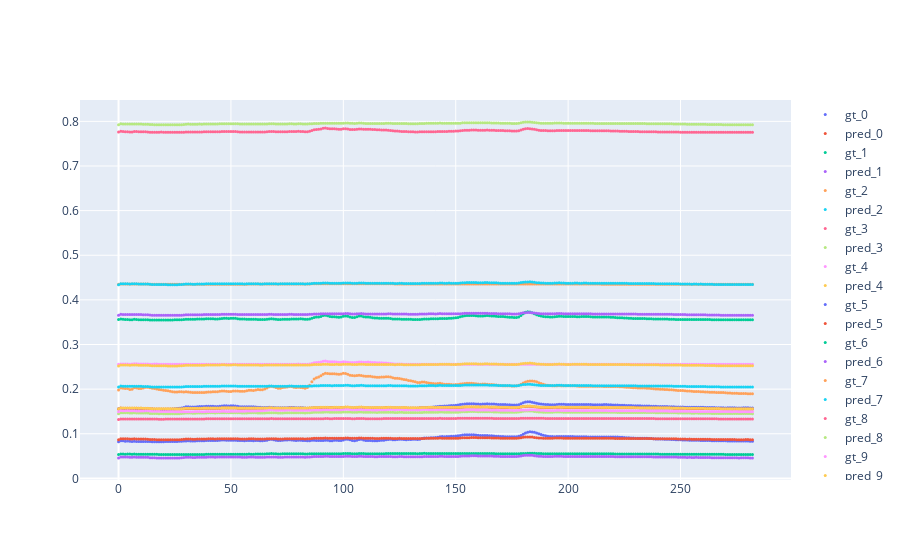

The cell this chart's notebook holds for it:
### Code cell
calcStats(test_batch)

### Figure 1 — Plotly figure (JSON) as saved in the notebook; plotly's stock layout.template omitted (floating-point values rounded to 4 significant figures; data arrays with more than 128 entries replaced by an {"elided": "..."} marker saying what was removed)
{"data": [{"marker": {"size": 3}, "mode": "markers", "name": "gt_0", "type": "scatter", "y": {"elided": "283 float values"}}, {"marker": {"size": 3}, "mode": "markers", "name": "pred_0", "type": "scatter", "y": {"elided": "283 float values"}}, {"marker": {"size": 3}, "mode": "markers", "name": "gt_1", "type": "scatter", "y": {"elided": "283 float values"}}, {"marker": {"size": 3}, "mode": "markers", "name": "pred_1", "type": "scatter", "y": {"elided": "283 float values"}}, {"marker": {"size": 3}, "mode": "markers", "name": "gt_2", "type": "scatter", "y": {"elided": "283 float values"}}, {"marker": {"size": 3}, "mode": "markers", "name": "pred_2", "type": "scatter", "y": {"elided": "283 float values"}}, {"marker": {"size": 3}, "mode": "markers", "name": "gt_3", "type": "scatter", "y": {"elided": "283 float values"}}, {"marker": {"size": 3}, "mode": "markers", "name": "pred_3", "type": "scatter", "y": {"elided": "283 float values"}}, {"marker": {"size": 3}, "mode": "markers", "name": "gt_4", "type": "scatter", "y": {"elided": "283 float values"}}, {"marker": {"size": 3}, "mode": "markers", "name": "pred_4", "type": "scatter", "y": {"elided": "283 float values"}}, {"marker": {"size": 3}, "mode": "markers", "name": "gt_5", "type": "scatter", "y": {"elided": "283 float values"}}, {"marker": {"size": 3}, "mode": "markers", "name": "pred_5", "type": "scatter", "y": {"elided": "283 float values"}}, {"marker": {"size": 3}, "mode": "markers", "name": "gt_6", "type": "scatter", "y": {"elided": "283 float values"}}, {"marker": {"size": 3}, "mode": "markers", "name": "pred_6", "type": "scatter", "y": {"elided": "283 float values"}}, {"marker": {"size": 3}, "mode": "markers", "name": "gt_7", "type": "scatter", "y": {"elided": "283 float values"}}, {"marker": {"size": 3}, "mode": "markers", "name": "pred_7", "type": "scatter", "y": {"elided": "283 float values"}}, {"marker": {"size": 3}, "mode": "markers", "name": "gt_8", "type": "scatter", "y": {"elided": "283 float values"}}, {"marker": {"size": 3}, "mode": "markers", "name": "pred_8", "type": "scatter", "y": {"elided": "283 float values"}}, {"marker": {"size": 3}, "mode": "markers", "name": "gt_9", "type": "scatter", "y": {"elided": "283 float values"}}, {"marker": {"size": 3}, "mode": "markers", "name": "pred_9", "type": "scatter", "y": {"elided": "283 float values"}}], "layout": {}}
